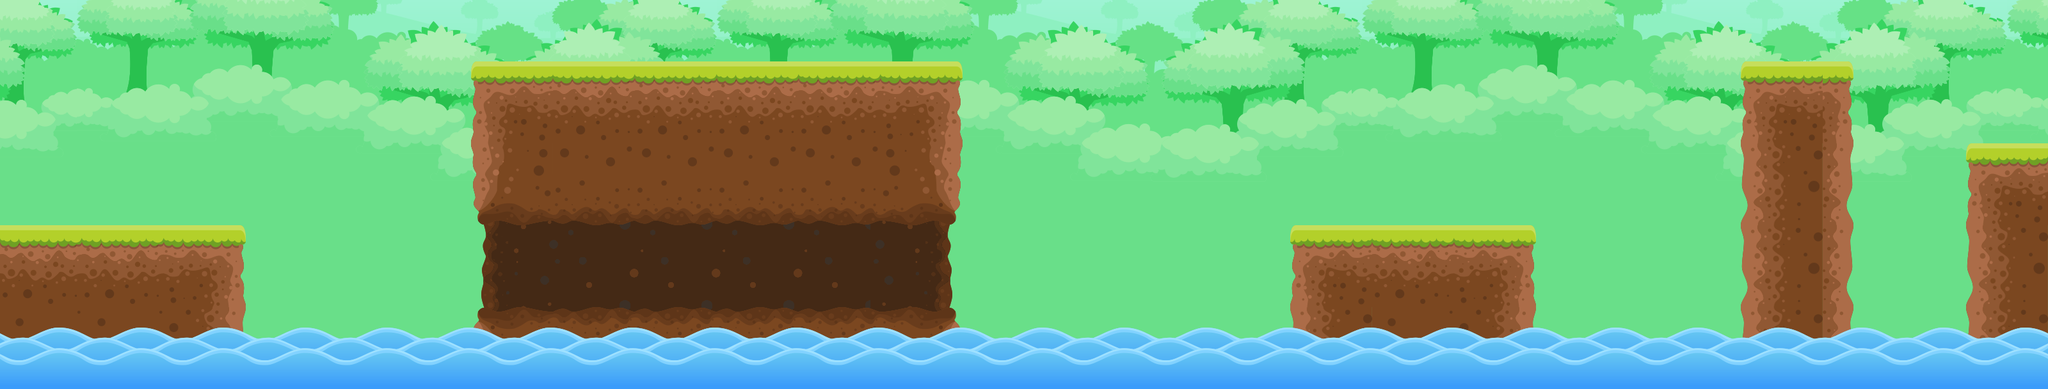

This is a level from a 2D game, rendered from its Tiled map with the project's own tilesets. A one-line summary and the map file follow, with tile-layer data summarised:
An orthogonal 200x38 tile map with 16x16 px tiles, 4 tile layers (world1-2, cave, blocks, water), 22 tilesets.

<map version="1.0" orientation="orthogonal" renderorder="right-down" width="200" height="38" tilewidth="16" tileheight="16" nextobjectid="1">
 <tileset firstgid="1" name="game_two" tilewidth="16" tileheight="16" tilecount="11600" columns="200">
  <image source="../game_two.png" width="3200" height="940" />
 </tileset>
 <tileset firstgid="11601" name="17" tilewidth="16" tileheight="16" tilecount="48" columns="8">
  <image source="17.png" width="128" height="99" />
 </tileset>
 <tileset firstgid="11649" name="1" tilewidth="16" tileheight="16" tilecount="64" columns="8">
  <image source="1.png" width="128" height="128" />
 </tileset>
 <tileset firstgid="11713" name="2" tilewidth="16" tileheight="16" tilecount="64" columns="8">
  <image source="2.png" width="128" height="128" />
 </tileset>
 <tileset firstgid="11777" name="3" tilewidth="16" tileheight="16" tilecount="64" columns="8">
  <image source="3.png" width="128" height="128" />
 </tileset>
 <tileset firstgid="11841" name="4" tilewidth="16" tileheight="16" tilecount="64" columns="8">
  <image source="4.png" width="128" height="128" />
 </tileset>
 <tileset firstgid="11905" name="5" tilewidth="16" tileheight="16" tilecount="64" columns="8">
  <image source="5.png" width="128" height="128" />
 </tileset>
 <tileset firstgid="11969" name="6" tilewidth="16" tileheight="16" tilecount="64" columns="8">
  <image source="6.png" width="128" height="128" />
 </tileset>
 <tileset firstgid="12033" name="8" tilewidth="16" tileheight="16" tilecount="64" columns="8">
  <image source="8.png" width="128" height="128" />
 </tileset>
 <tileset firstgid="12097" name="9" tilewidth="16" tileheight="16" tilecount="64" columns="8">
  <image source="9.png" width="128" height="128" />
 </tileset>
 <tileset firstgid="12161" name="10" tilewidth="16" tileheight="16" tilecount="64" columns="8">
  <image source="10.png" width="128" height="128" />
 </tileset>
 <tileset firstgid="12225" name="12" tilewidth="16" tileheight="16" tilecount="64" columns="8">
  <image source="12.png" width="128" height="128" />
 </tileset>
 <tileset firstgid="12289" name="13" tilewidth="16" tileheight="16" tilecount="48" columns="8">
  <image source="13.png" width="128" height="96" />
 </tileset>
 <tileset firstgid="12337" name="14" tilewidth="16" tileheight="16" tilecount="48" columns="8">
  <image source="14.png" width="128" height="96" />
 </tileset>
 <tileset firstgid="12385" name="15" tilewidth="16" tileheight="16" tilecount="48" columns="8">
  <image source="15.png" width="128" height="96" />
 </tileset>
 <tileset firstgid="12433" name="16" tilewidth="16" tileheight="16" tilecount="64" columns="8">
  <image source="16.png" width="128" height="128" />
 </tileset>
 <tileset firstgid="12497" name="19" tilewidth="16" tileheight="16" tilecount="64" columns="8">
  <image source="19.png" width="128" height="128" />
 </tileset>
 <tileset firstgid="12561" name="20" tilewidth="16" tileheight="16" tilecount="64" columns="8">
  <image source="20.png" width="128" height="128" />
 </tileset>
 <tileset firstgid="12625" name="21" tilewidth="16" tileheight="16" tilecount="64" columns="8">
  <image source="21.png" width="128" height="128" />
 </tileset>
 <tileset firstgid="12689" name="dark_place" tilewidth="16" tileheight="16" tilecount="64" columns="8">
  <image source="dark_place.png" width="128" height="128" />
 </tileset>
 <tileset firstgid="12753" name="dark_place2" tilewidth="16" tileheight="16" tilecount="64" columns="8">
  <image source="dark_place2.png" width="128" height="128" />
 </tileset>
 <tileset firstgid="12817" name="dark_place3" tilewidth="16" tileheight="16" tilecount="64" columns="8">
  <image source="dark_place3.png" width="128" height="128" />
 </tileset>
 <layer name="world1-2" width="200" height="38">
  <data>[7600 cells, 7600 non-empty, 5206 distinct tile ids]</data>
 </layer>
 <layer name="cave" width="200" height="38">
  <data>[7600 cells, 738 non-empty, 192 distinct tile ids]</data>
 </layer>
 <layer name="blocks" width="200" height="38">
  <data>[7600 cells, 2464 non-empty, 768 distinct tile ids]</data>
 </layer>
 <layer name="water" width="200" height="38">
  <data>[7600 cells, 1200 non-empty, 48 distinct tile ids]</data>
 </layer>
</map>
